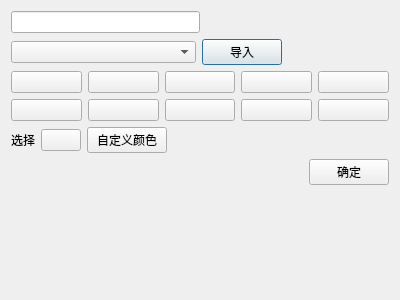
<?xml version="1.0" encoding="UTF-8"?>
<ui version="4.0">
 <class>addLabelDialog</class>
 <widget class="QDialog" name="addLabelDialog">
  <property name="geometry">
   <rect>
    <x>0</x>
    <y>0</y>
    <width>400</width>
    <height>300</height>
   </rect>
  </property>
  <property name="windowTitle">
   <string>Dialog</string>
  </property>
  <layout class="QGridLayout" name="gridLayout">
   <item row="0" column="0">
    <layout class="QVBoxLayout" name="verticalLayout_2">
     <item>
      <layout class="QHBoxLayout" name="horizontalLayout_5">
       <item>
        <widget class="QLineEdit" name="input_label_name_txt"/>
       </item>
       <item>
        <spacer name="horizontalSpacer_3">
         <property name="orientation">
          <enum>Qt::Horizontal</enum>
         </property>
         <property name="sizeHint" stdset="0">
          <size>
           <width>40</width>
           <height>20</height>
          </size>
         </property>
        </spacer>
       </item>
      </layout>
     </item>
     <item>
      <layout class="QVBoxLayout" name="verticalLayout">
       <item>
        <layout class="QHBoxLayout" name="horizontalLayout_6">
         <property name="topMargin">
          <number>0</number>
         </property>
         <property name="bottomMargin">
          <number>0</number>
         </property>
         <item>
          <widget class="QComboBox" name="load_project_label_combo">
           <property name="minimumSize">
            <size>
             <width>185</width>
             <height>0</height>
            </size>
           </property>
          </widget>
         </item>
         <item>
          <widget class="QPushButton" name="load_label_btn">
           <property name="text">
            <string>导入</string>
           </property>
          </widget>
         </item>
         <item>
          <spacer name="horizontalSpacer_4">
           <property name="orientation">
            <enum>Qt::Horizontal</enum>
           </property>
           <property name="sizeHint" stdset="0">
            <size>
             <width>40</width>
             <height>20</height>
            </size>
           </property>
          </spacer>
         </item>
        </layout>
       </item>
       <item>
        <layout class="QHBoxLayout" name="horizontalLayout">
         <item>
          <widget class="QPushButton" name="color1_btn">
           <property name="text">
            <string/>
           </property>
          </widget>
         </item>
         <item>
          <widget class="QPushButton" name="color2_btn">
           <property name="text">
            <string/>
           </property>
          </widget>
         </item>
         <item>
          <widget class="QPushButton" name="color3_btn">
           <property name="text">
            <string/>
           </property>
          </widget>
         </item>
         <item>
          <widget class="QPushButton" name="color4_btn">
           <property name="text">
            <string/>
           </property>
          </widget>
         </item>
         <item>
          <widget class="QPushButton" name="color5_btn">
           <property name="text">
            <string/>
           </property>
          </widget>
         </item>
        </layout>
       </item>
       <item>
        <layout class="QHBoxLayout" name="horizontalLayout_2">
         <item>
          <widget class="QPushButton" name="color6_btn">
           <property name="text">
            <string/>
           </property>
          </widget>
         </item>
         <item>
          <widget class="QPushButton" name="color7_btn">
           <property name="text">
            <string/>
           </property>
          </widget>
         </item>
         <item>
          <widget class="QPushButton" name="color8_btn">
           <property name="text">
            <string/>
           </property>
          </widget>
         </item>
         <item>
          <widget class="QPushButton" name="color9_btn">
           <property name="text">
            <string/>
           </property>
          </widget>
         </item>
         <item>
          <widget class="QPushButton" name="color10_btn">
           <property name="text">
            <string/>
           </property>
          </widget>
         </item>
        </layout>
       </item>
       <item>
        <layout class="QHBoxLayout" name="horizontalLayout_3">
         <item>
          <widget class="QLabel" name="select_color">
           <property name="text">
            <string>选择</string>
           </property>
          </widget>
         </item>
         <item>
          <widget class="QPushButton" name="color10_btn_2">
           <property name="text">
            <string/>
           </property>
          </widget>
         </item>
         <item>
          <widget class="QPushButton" name="custom_color">
           <property name="text">
            <string>自定义颜色</string>
           </property>
          </widget>
         </item>
         <item>
          <spacer name="horizontalSpacer_2">
           <property name="orientation">
            <enum>Qt::Horizontal</enum>
           </property>
           <property name="sizeHint" stdset="0">
            <size>
             <width>40</width>
             <height>20</height>
            </size>
           </property>
          </spacer>
         </item>
        </layout>
       </item>
       <item>
        <layout class="QHBoxLayout" name="horizontalLayout_4">
         <item>
          <spacer name="horizontalSpacer">
           <property name="orientation">
            <enum>Qt::Horizontal</enum>
           </property>
           <property name="sizeHint" stdset="0">
            <size>
             <width>40</width>
             <height>20</height>
            </size>
           </property>
          </spacer>
         </item>
         <item>
          <widget class="QPushButton" name="add_label_done_btn">
           <property name="text">
            <string>确定</string>
           </property>
          </widget>
         </item>
        </layout>
       </item>
      </layout>
     </item>
    </layout>
   </item>
   <item row="1" column="0">
    <spacer name="verticalSpacer">
     <property name="orientation">
      <enum>Qt::Vertical</enum>
     </property>
     <property name="sizeHint" stdset="0">
      <size>
       <width>20</width>
       <height>40</height>
      </size>
     </property>
    </spacer>
   </item>
  </layout>
 </widget>
 <resources/>
 <connections/>
</ui>
